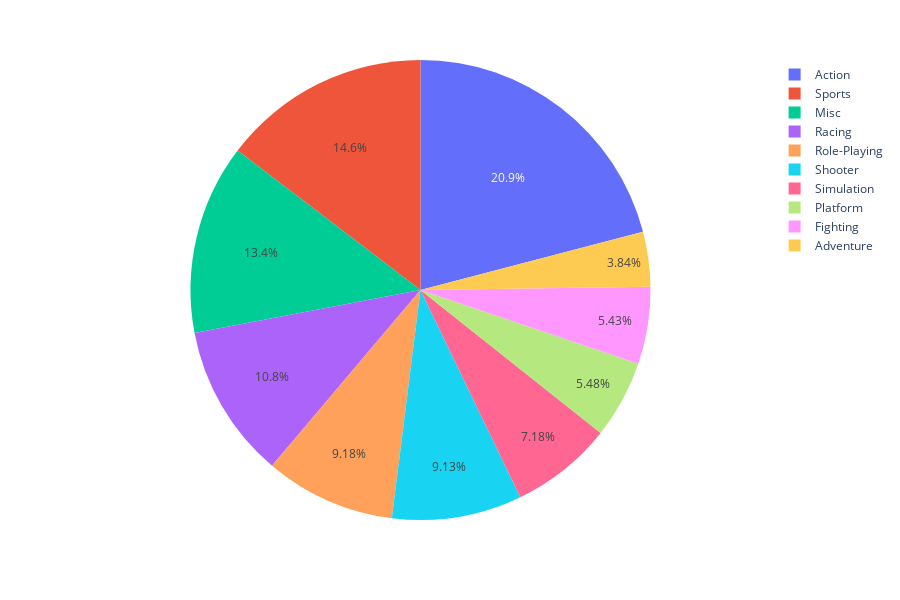

Notebook code for this chart:
### Code cell
fig = px.pie(df14, names=df14["Genre"][:10], values=df14["Global_Sales"][:10])
fig.update_layout(height=600, width= 900)

### Figure 1 — Plotly figure (JSON) as saved in the notebook; plotly's stock layout.template omitted (floating-point values rounded to 4 significant figures)
{"data": [{"domain": {"x": [0, 1], "y": [0, 1]}, "hovertemplate": "label=%{label}<br>value=%{value}<extra></extra>", "labels": ["Action", "Sports", "Misc", "Racing", "Role-Playing", "Shooter", "Simulation", "Platform", "Fighting", "Adventure"], "legendgroup": "", "name": "", "showlegend": true, "type": "pie", "values": [136.4, 95.34, 87.03, 70.66, 59.83, 59.51, 46.76, 35.7, 35.38, 25.02]}], "layout": {"height": 600, "legend": {"tracegroupgap": 0}, "margin": {"t": 60}, "width": 900}}
